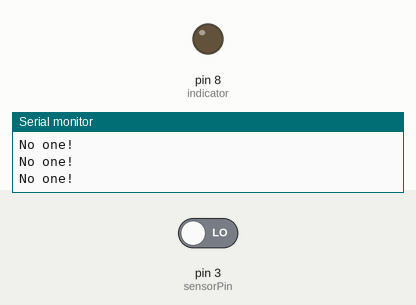
Simulated run of this sketch. Board: Arduino Uno, built with avr-gcc and run on an emulated ATmega328P. On the bench: output pins drawn as LEDs (lit = HIGH), the last lines printed to the serial monitor. The test bench sets the inputs (shaded band); at power-on: pin 3 (sensorPin) LOW.

Above: at 1.8 s.
1.9 s: pin 3 (sensorPin) driven HIGH
At 2.8 s:
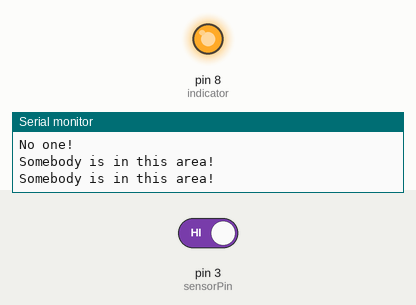
3.5 s: pin 3 (sensorPin) driven LOW
At 4.0 s:
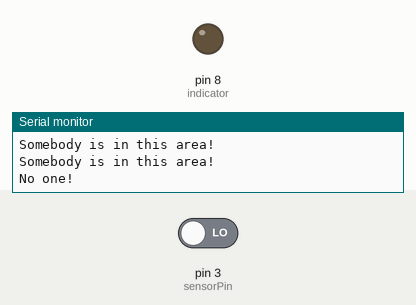
Timing chart, 0 to 6.5 s (numbered marks = the images above; inputs shaded):
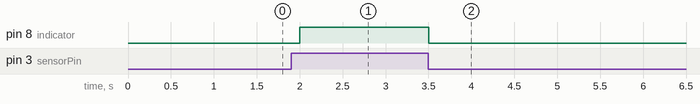

Measured:
- after the input at 1.9 s, pin 8 (indicator): LOW → HIGH after 0.10 s
- after the input at 3.5 s, pin 8 (indicator): HIGH → LOW at once

The sketch:

pir_motion_sensor_with_active_buzzer.ino
```cpp
byte sensorPin = 3;
byte indicator = 8;

void setup() {
  pinMode(sensorPin,INPUT);
  pinMode(indicator,OUTPUT);
  Serial.begin(9600);
}

void loop() {
  byte state = digitalRead(sensorPin);
  digitalWrite(indicator,state);
  if(state == 1)Serial.println("Somebody is in this area!");
  else if(state == 0)Serial.println("No one!");
  delay(500);
}
```
